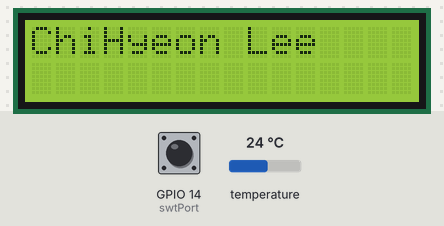
A sketch run on a simulated ESP8266 (NodeMCU). On the bench: 16×2 character LCD. Inputs (shaded band) come from the test bench; at power-on: GPIO 14 (swtPort) HIGH, temperature 24 °C. What the sketch prints to the serial monitor is not drawn.

Above: at 2.2 s.
2.3 s: GPIO 14 (swtPort) pulled LOW for 0.15 s
At 4.6 s:
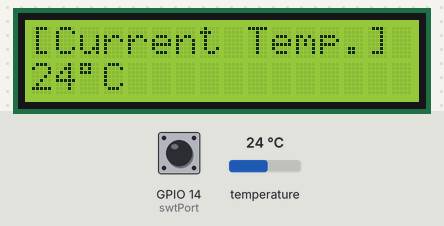
5.4 s: temperature set to 12 °C
At 8.0 s:
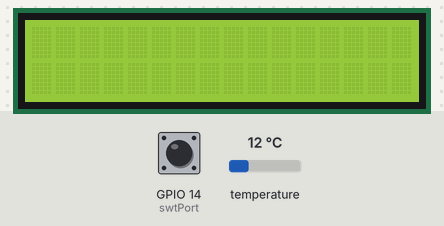
8.4 s: temperature set to 19 °C
At 10.9 s:
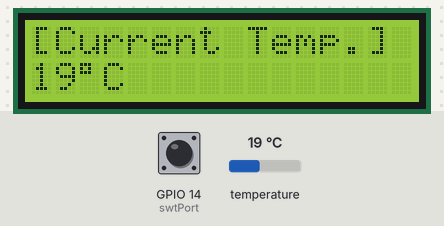
11.4 s: temperature set to 28 °C
14.4 s: GPIO 14 (swtPort) pulled LOW for 1 s
18.4 s: GPIO 14 (swtPort) pulled LOW for 3.2 s
Timing chart, 0 to 21.4 s (numbered marks = the images above; inputs shaded):
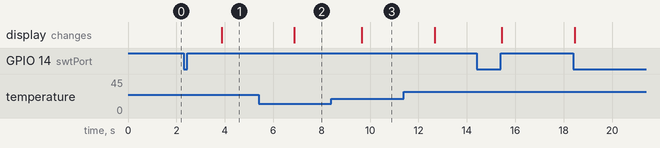

The sketch:

Emb_7_Project.ino
```cpp
#include <Wire.h>
#include <OneWire.h>
#include <LiquidCrystal_I2C.h>
#include <DallasTemperature.h>
void ICACHE_RAM_ATTR chg_state();
// GPIO Pin(s)
int swtPort = 14;
int tmpPort = 2;
int lcdSda = 4;
int lcdScl = 5;

OneWire oneWire(tmpPort);
DallasTemperature sensors(&oneWire);

LiquidCrystal_I2C lcd(0x27, 16, 2);

// Button
volatile int power_state = 0;

// Temperature
int tempC = 0;

void setup() {
  Serial.println("Booting Procedure Init.");
  Serial.begin(9600);
  sensors.begin();

  pinMode(swtPort, INPUT_PULLUP);
  attachInterrupt(digitalPinToInterrupt(swtPort), chg_state, RISING);

  lcd.begin();
  lcd.backlight();
  lcd.print("ChiHyeon Lee");
  Serial.println("Booting Procedure Comp.");
  delay(1000);
}

void ICACHE_RAM_ATTR chg_state()
{
  Serial.println("Int Called");
  if(power_state == 0)
  {
    power_state = 1;
  }
  else
  {
    power_state = 2;
  }
}

void loop() {
  Serial.print("State : ");
  Serial.println(power_state);
  if(power_state == 1)
  {
    // Get the info.
    Serial.print("Requesting Temperatures.....");
    sensors.requestTemperatures();
    Serial.println("Done!");
    tempC = sensors.getTempCByIndex(0);
    Serial.print("Temp is : ");
    Serial.println(tempC);

    // Display the info.
    lcd.setCursor(0,0);
    lcd.print("[Current Temp.]");
    lcd.setCursor(0,1);
    lcd.print(tempC);
    lcd.write(223);
    lcd.print("C");
    delay(3000);
    lcd.clear();
  }

  if(power_state == 2)
  {
    lcd.setCursor(0,0);
    lcd.print("ChiHyeon Lee");
    power_state = 0;
  }

  delay(2000);
}
```

Measured:
- after the input at 2.3 s, the display: changes after 1.6 s (image 1)
- after the input at 8.4 s, the display: changes after 1.3 s (image 3)
